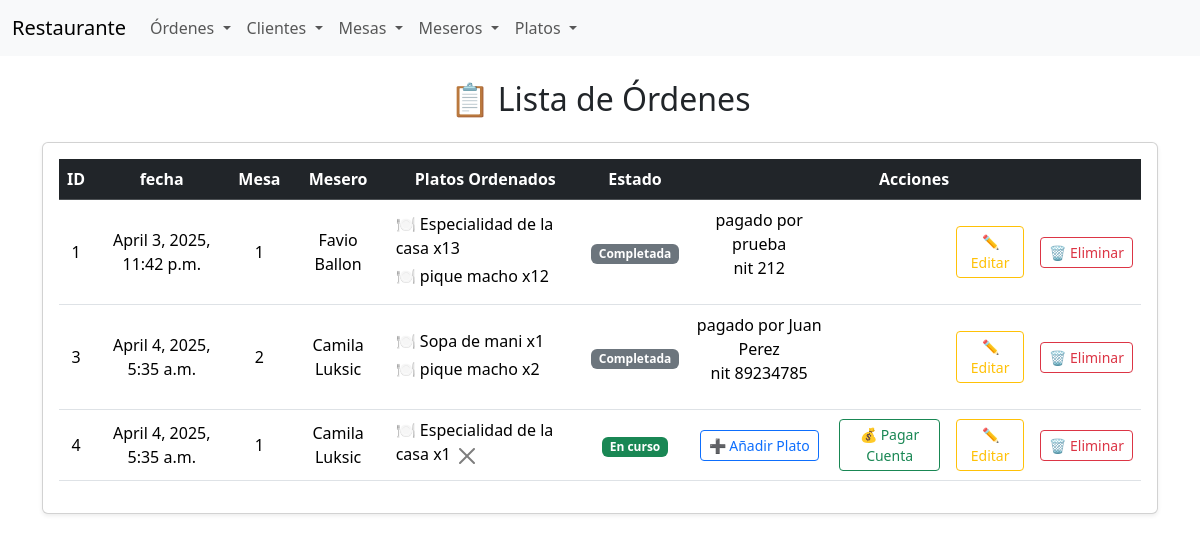
Before: /restaurante/ordenes with the older database file.
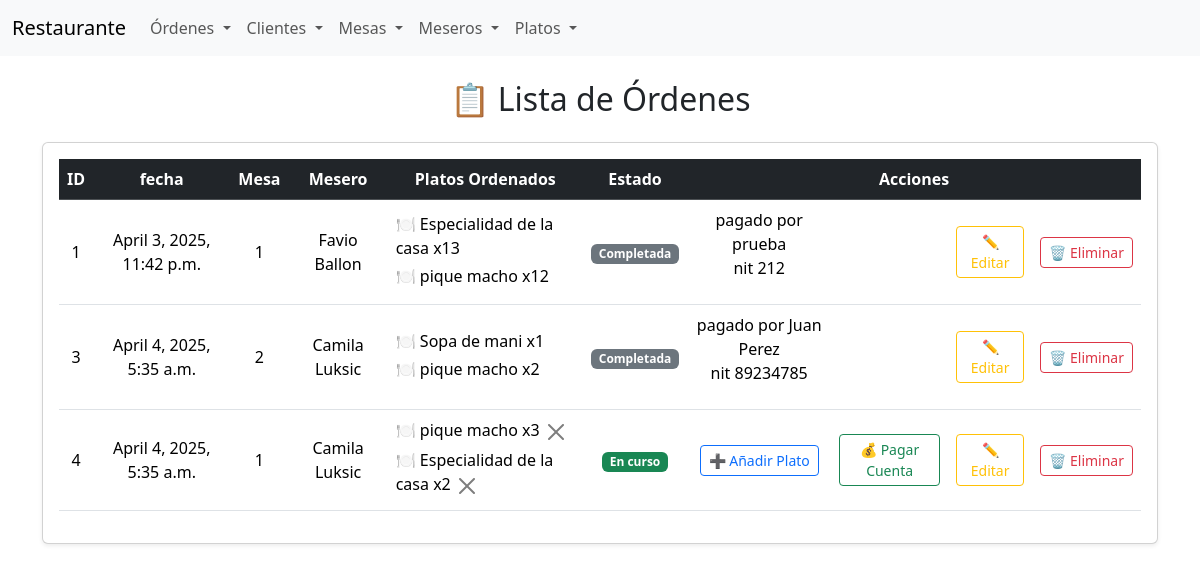
After: the same page with the newer database file.
### restaurante/models/ordenes.py (models this page shows, shortened)
class Ordenes(models.Model):
    estado = models.BooleanField()
    fechaHora = models.DateTimeField()
    platos = models.ManyToManyField(
        Platos,
        through='OrdenPlato',
        related_name='ordenes',
    )
    mesero = models.ForeignKey(
        Meseros,
        related_name='ordenes',
        on_delete=models.CASCADE,
    )
    mesa = models.ForeignKey(
        Mesa,
        related_name='ordenes',
        on_delete=models.CASCADE,
    )
    cliente = models.ForeignKey(
        Cliente,
        related_name='ordenes',
        on_delete=models.CASCADE,
        null=True,
    )

### restaurante/models/mesas.py (models this page shows)
class Mesa(models.Model):
    numero = models.IntegerField()
    def __str__(self):
        return str(self.numero)

### restaurante/models/meseros.py (models this page shows)
class Meseros(models.Model):
    nombre = models.CharField(max_length=100)
    apellido = models.CharField(max_length=100)
    telefono = models.CharField(max_length=100)
    def __str__(self):
        return f"{self.nombre} {self.apellido}"

### restaurante/models/orden_plato.py (models this page shows, shortened)
class OrdenPlato(models.Model):
    orden = models.ForeignKey("Ordenes", on_delete=models.CASCADE, related_name="orden_platos")
    plato = models.ForeignKey("Platos", on_delete=models.CASCADE, related_name="orden_platos")
    cantidad = models.PositiveIntegerField(default=1)

### restaurante/models/platos.py (models this page shows, shortened)
class Platos(models.Model):
    nombre = models.CharField(max_length=100)
    descripcion = models.TextField()

### restaurante/models/clientes.py (models this page shows, shortened)
class Cliente(models.Model):
    nombre = models.CharField(max_length=100)
    nit = models.IntegerField()

### restaurante/views/ordenes_views.py (the view)
# urls.py: path("ordenes", views.ordenes_list, name="ordenes_list"),
def ordenes_list(request):
    ordenes = Ordenes.objects.all()
    return render(
        request,
        "restaurante/ordenes/list.html",
        {"ordenes": ordenes}
    )

### templates/restaurante/ordenes/list.html (shortened to what this page needs)
{% extends "restaurante/base.html" %}
{% block content %}
<div class="container mt-4">
    <h2 class="mb-4 text-center">📋 Lista de Órdenes</h2>
    <div class="card shadow-sm">
        <div class="card-body">
            <table class="table table-hover align-middle text-center">
                <thead class="table-dark">
                    <tr>
                        <th>ID</th>
                        <th>fecha</th>
                        <th>Mesa</th>
                        <th>Mesero</th>
                        <th>Platos Ordenados</th>
                        <th>Estado</th>
                        <th colspan="4">Acciones</th>
                    </tr>
                </thead>
                <tbody>
                    {% for orden in ordenes %}
                    <tr>
                        <td>{{ orden.id }}</td>
                        <td>{{ orden.fechaHora }}</td>
                        <td>{{ orden.mesa }}</td>
                        <td>{{ orden.mesero }}</td>
                        <td class="text-start">
                            {% for orden_plato in orden.orden_platos.all %}
                                <div class="mb-1">
                                    🍽️ {{ orden_plato.plato.nombre }} x{{ orden_plato.cantidad }}
                                    {% if orden.estado == 1 %}
                                        <a href="{% url "eliminar_plato" orden_plato.id %}" class="btn btn-close"></a>
                                    {% endif %}
                                </div>
                            {% empty %}
                                <span class="text-muted">Sin platos</span>
                            {% endfor %}
                        </td>
                        <td>
                            {% if orden.estado == 1 %}
                                <span class="badge bg-success">En curso</span>
                            {% else %}
                                <span class="badge bg-secondary">Completada</span>
                            {% endif %}
                        </td>
                        <td>
                            {% if orden.estado == 1 %}
                                <a class="btn btn-outline-primary btn-sm" href="{% url "agregar_plato" orden.id %}">
                                    ➕ Añadir Plato
                                </a>
                            {% else %}
                                 <p>
                                 pagado por {{ orden.cliente.nombre }} <br>nit {{ orden.cliente.nit }}
                                 </p>
                            {% endif %}
                        </td>
                        <td>
                            {% if orden.estado == 1 %}
                            <a class="btn btn-outline-success btn-sm" href="{% url "clientes_create" orden.id %}">
                                💰 Pagar Cuenta
                            </a>
                            {% endif %}
                        </td>
                        <td>
                            <a class="btn btn-outline-warning btn-sm" href="{% url "ordenes_edit" orden.id %}">
                                ✏️ Editar
                            </a>
                        </td>
                        <td>
                            <form action="{% url "ordenes_delete" orden.id %}" method="post" onsubmit="return confirm('¿Estás seguro de eliminar esta orden?');">
                                <input class="btn btn-outline-danger btn-sm" type="submit" value="🗑️ Eliminar">
                            </form>
                        </td>
                    </tr>
                    {% endfor %}
                </tbody>
            </table>
        </div>
    </div>
</div>
{% endblock %}

Changed rows visible on the page:
removed OrdenPlato: plato.nombre "Especialidad de la casa", cantidad "1", shown under Ordenes id 4
added OrdenPlato: plato.nombre "pique macho", cantidad "3", shown under Ordenes id 4
added OrdenPlato: plato.nombre "Especialidad de la casa", cantidad "2", shown under Ordenes id 4
